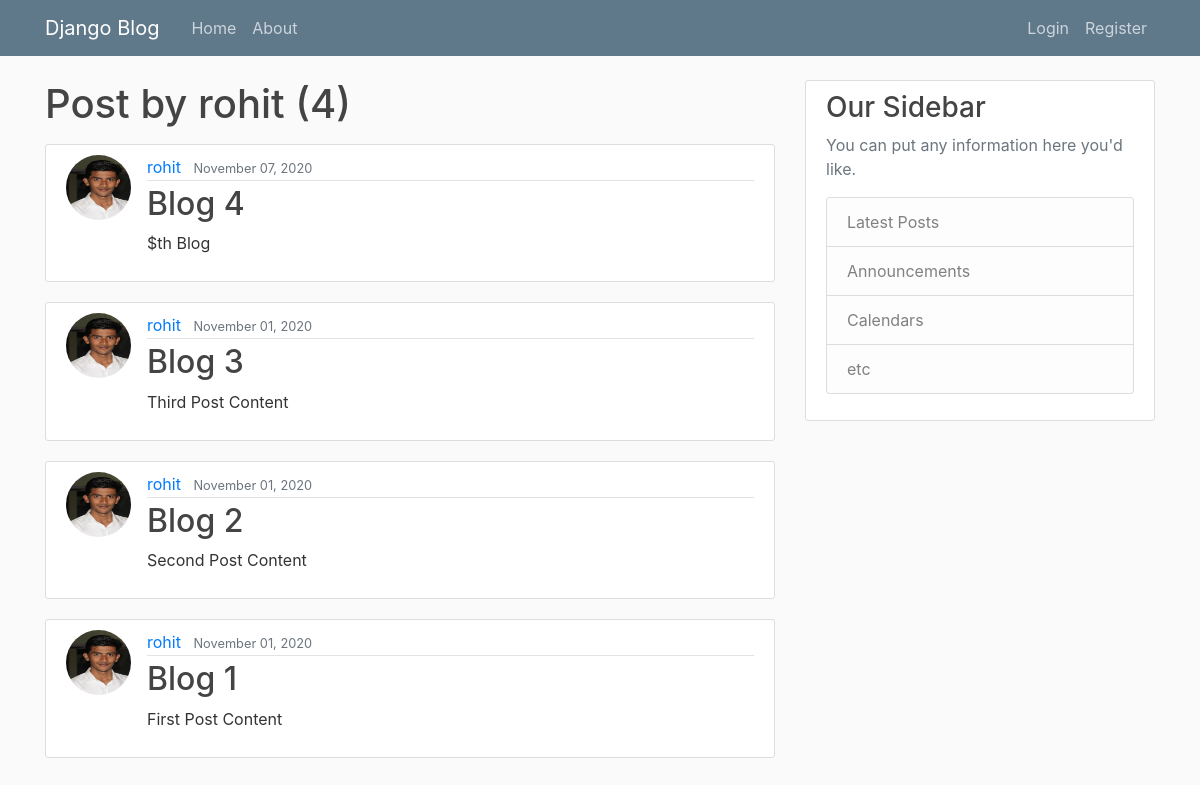
/user/rohit, run on an earlier commit of the app's database.
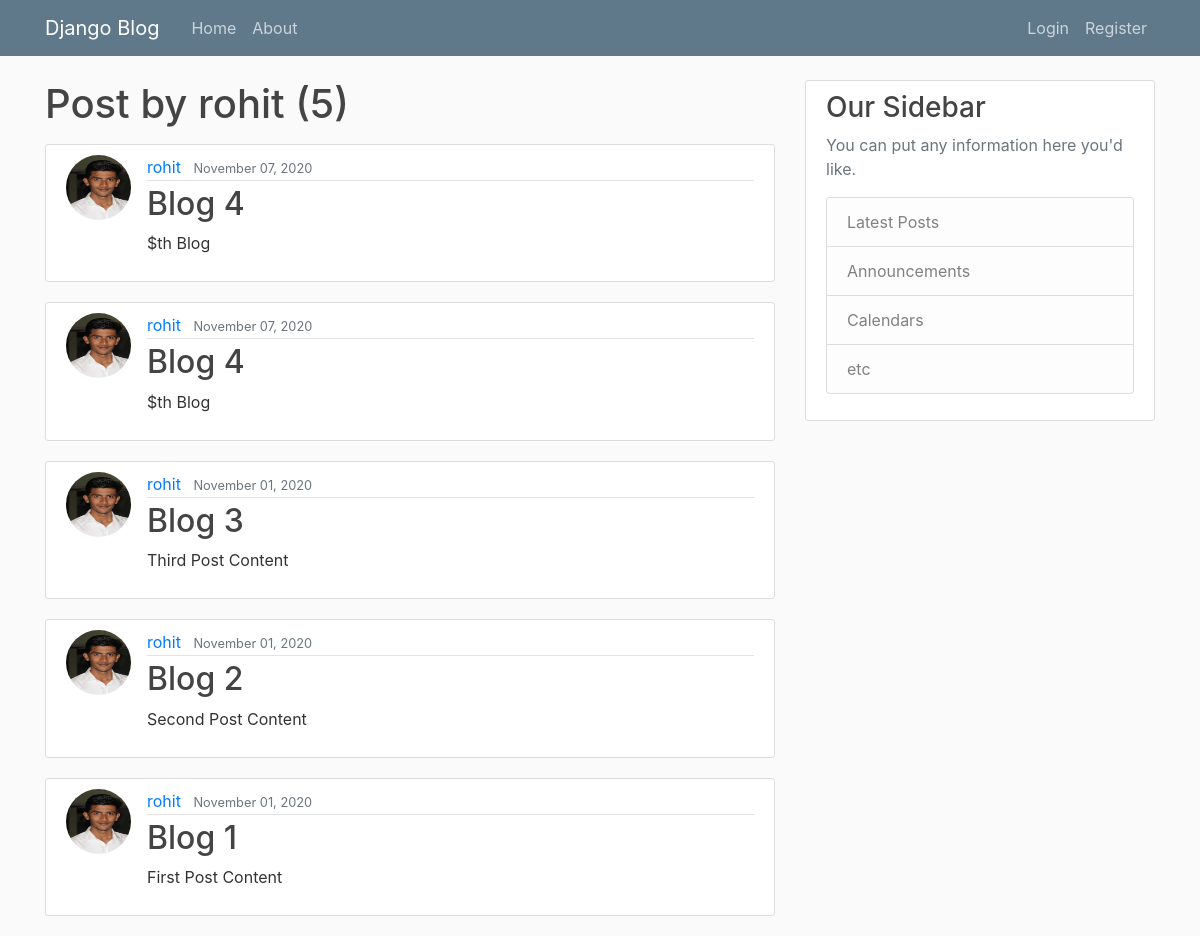
And on a later commit of the database.
### blog/models.py (models this page shows, shortened)
class Post(models.Model):
    title = models.CharField(max_length=100)
    content = models.TextField()
    date_posted = models.DateTimeField(default=timezone.now)
    aurthor = models.ForeignKey(User, on_delete=models.CASCADE)

### users/models.py (models this page shows, shortened)
class Profile(models.Model):
    user = models.OneToOneField(User, on_delete=models.CASCADE)
    image = models.ImageField(default='default.jpg', upload_to='profile_pics')

### blog/views.py (the view)
# urls.py: path('user/<str:username>',UserPostListView.as_view(), name='user-posts'),
class UserPostListView(ListView):
    model = Post
    template_name = 'blog/user_posts.html'
    context_object_name = 'posts'
    paginate_by = 5
    def get_queryset(self):
        user = get_object_or_404(User, username=self.kwargs.get('username'))
        return Post.objects.filter(aurthor=user).order_by('-date_posted')

### blog/templates/blog/user_posts.html (shortened to what this page needs)
{% extends 'blog/base.html' %}
{% block content %}
<h1 class="mb-3">Post by {{ view.kwargs.username }} ({{ page_obj.paginator.count }})</h1>
{% for post in posts %}
    <article class="media content-section">
        <img  class = "rounded-circle article-img" src="{{ post.aurthor.profile.image.url }}" alt="">
        <div class="media-body">
        <div class="article-metadata">
            <a class="mr-2" href="{% url 'user-posts' post.aurthor.username %}">{{ post.aurthor }}</a>
            <small class="text-muted">{{ post.date_posted|date:"F d, Y" }}</small>
        </div>
        <h2><a class="article-title" href="{% url 'post-detail' post.id %}">{{ post.title }}</a></h2>
        <p class="article-content">{{ post.content }}</p>
        </div>
    </article>
{% endfor %}
{% endblock content %}

What changed in the data, as far as the page shows it:
added Post: aurthor.profile.image (picture), aurthor "rohit", date_posted "November 07, 2020", title "Blog 4", content "$th Blog"
Also different on the page:
{{ page_obj.paginator.count }}: "4" → "5"
